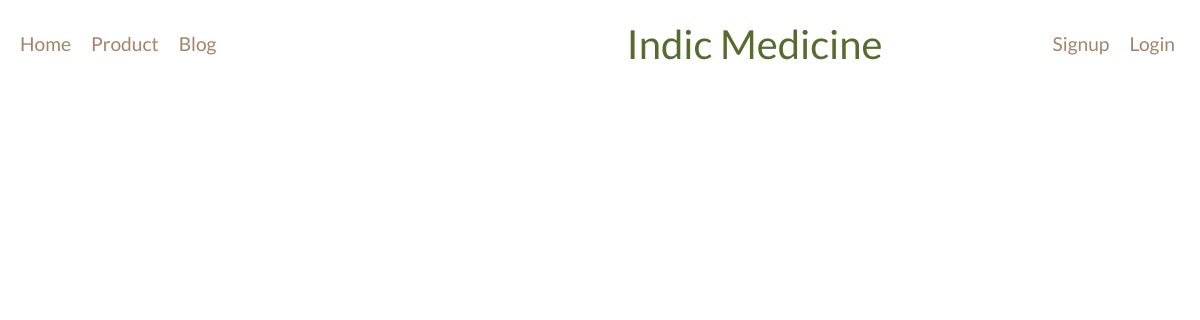
The page /blog/ on the database as committed earlier.
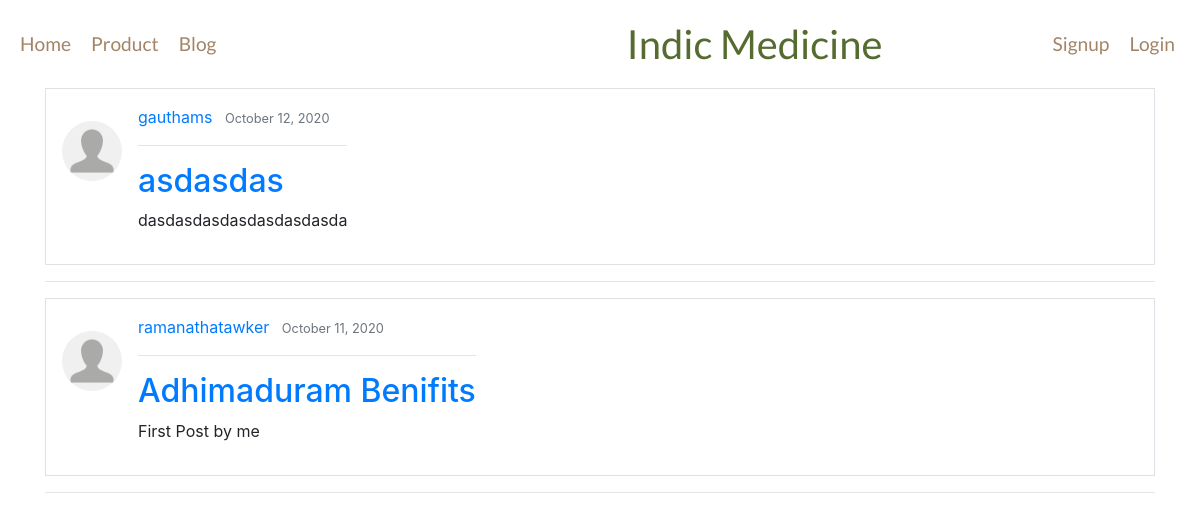
The same page on the database as committed later.
### iwp_proj/models.py (models this page shows, shortened)
class Post(models.Model):
    title = models.CharField(max_length=100)
    content = models.TextField()
    date_posted = models.DateTimeField(default=timezone.now)
    author = models.ForeignKey(User,on_delete=models.CASCADE)

### users/models.py (models this page shows, shortened)
class Profile(models.Model):
    user = models.OneToOneField(User, on_delete=models.CASCADE)
    image = models.ImageField(default='default.jpg', upload_to='profile_pics')

### iwp_proj/views.py (the view)
# urls.py: path('blog/',PostListView.as_view(),name='blog'),
class PostListView(ListView):
    model = Post
    template_name = 'iwp_proj/blog.html'  # <app>/<model>_<viewtype>.html
    context_object_name = 'posts'
    ordering = ['-date_posted']

### iwp_proj/templates/iwp_proj/blog.html
{% extends 'base.html' %} {% load static %} {% block title %} Blog {% endblock title %}
{% block body %}
<br><br><br>
<div class="container" >
{% for post in posts %}
<div class="media border p-3">
<article class="media content-section">
    <img class="mr-3 mt-3 rounded-circle" style="width:60px;" src="{{ post.author.profile.image.url }}">
    <div class="media-body">
        <div class="article-metadata">
            <a class="mr-2" href="#">{{post.author}}</a>
            <small class="text-muted">{{post.date_posted|date:"F d, Y"}}</small>
        </div>
        <hr>
        <h2><a class="article-title" href="{% url 'post-detail' post.id %}">{{ post.title }}</a></h2>
        <p class="article-content">{{post.content}}</p>
    </div>
</article>
</div>
<hr>
{% endfor %}
</div>
{% endblock body%}

Rows that differ between the two databases and show on the page:
added Post: author.profile.image (placeholder picture), author "gauthams", date_posted "October 12, 2020", title "asdasdas", content "dasdasdasdasdasdasdasda"
added Post: author.profile.image (placeholder picture), author "ramanathatawker", date_posted "October 11, 2020", title "Adhimaduram Benifits", content "First Post by me"
